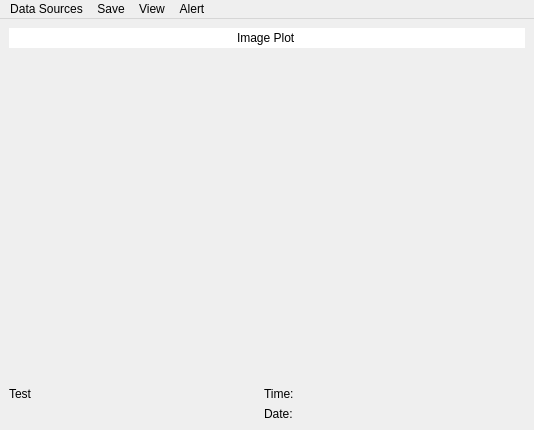
<?xml version="1.0" encoding="UTF-8"?>
<ui version="4.0">
 <class>MainWindow</class>
 <widget class="QMainWindow" name="MainWindow">
  <property name="geometry">
   <rect>
    <x>0</x>
    <y>0</y>
    <width>534</width>
    <height>430</height>
   </rect>
  </property>
  <property name="windowTitle">
   <string>MainWindow</string>
  </property>
  <widget class="QWidget" name="centralwidget">
   <layout class="QVBoxLayout" name="verticalLayout">
    <item>
     <widget class="QLineEdit" name="title">
      <property name="sizePolicy">
       <sizepolicy hsizetype="Expanding" vsizetype="Fixed">
        <horstretch>0</horstretch>
        <verstretch>0</verstretch>
       </sizepolicy>
      </property>
      <property name="focusPolicy">
       <enum>Qt::ClickFocus</enum>
      </property>
      <property name="text">
       <string>Image Plot</string>
      </property>
      <property name="frame">
       <bool>false</bool>
      </property>
      <property name="alignment">
       <set>Qt::AlignCenter</set>
      </property>
     </widget>
    </item>
    <item>
     <widget class="QWidget" name="plotFrame" native="true">
      <property name="sizePolicy">
       <sizepolicy hsizetype="Preferred" vsizetype="Expanding">
        <horstretch>0</horstretch>
        <verstretch>1</verstretch>
       </sizepolicy>
      </property>
      <property name="focusPolicy">
       <enum>Qt::ClickFocus</enum>
      </property>
     </widget>
    </item>
    <item>
     <widget class="ImageWindowSettings" name="settingsWidget" native="true"/>
    </item>
    <item>
     <layout class="QHBoxLayout" name="footerHBox">
      <item>
       <widget class="QLabel" name="infoLabel">
        <property name="sizePolicy">
         <sizepolicy hsizetype="Expanding" vsizetype="Preferred">
          <horstretch>0</horstretch>
          <verstretch>0</verstretch>
         </sizepolicy>
        </property>
        <property name="text">
         <string>Test</string>
        </property>
        <property name="alignment">
         <set>Qt::AlignLeading|Qt::AlignLeft|Qt::AlignTop</set>
        </property>
       </widget>
      </item>
      <item>
       <layout class="QVBoxLayout" name="verticalLayout_3">
        <item>
         <layout class="QHBoxLayout" name="horizontalLayout_3">
          <item>
           <widget class="QLabel" name="label_2">
            <property name="text">
             <string>Time:</string>
            </property>
           </widget>
          </item>
          <item>
           <widget class="QLabel" name="timeLabel">
            <property name="sizePolicy">
             <sizepolicy hsizetype="Expanding" vsizetype="Preferred">
              <horstretch>0</horstretch>
              <verstretch>0</verstretch>
             </sizepolicy>
            </property>
            <property name="text">
             <string/>
            </property>
           </widget>
          </item>
         </layout>
        </item>
        <item>
         <layout class="QHBoxLayout" name="horizontalLayout_2">
          <item>
           <widget class="QLabel" name="label_5">
            <property name="text">
             <string>Date:</string>
            </property>
           </widget>
          </item>
          <item>
           <widget class="QLabel" name="dateLabel">
            <property name="sizePolicy">
             <sizepolicy hsizetype="Expanding" vsizetype="Preferred">
              <horstretch>0</horstretch>
              <verstretch>0</verstretch>
             </sizepolicy>
            </property>
            <property name="text">
             <string/>
            </property>
           </widget>
          </item>
         </layout>
        </item>
       </layout>
      </item>
      <item>
       <widget class="QLabel" name="logoLabel">
        <property name="text">
         <string/>
        </property>
        <property name="pixmap">
         <pixmap resource="../images/resources.qrc">:/logo_48_transparent.png</pixmap>
        </property>
       </widget>
      </item>
     </layout>
    </item>
   </layout>
  </widget>
  <widget class="QMenuBar" name="menubar">
   <property name="geometry">
    <rect>
     <x>0</x>
     <y>0</y>
     <width>534</width>
     <height>22</height>
    </rect>
   </property>
   <widget class="QMenu" name="menuData_Sources">
    <property name="title">
     <string>Data Sources</string>
    </property>
    <addaction name="actionDefault"/>
   </widget>
   <widget class="QMenu" name="menuSave">
    <property name="title">
     <string>Save</string>
    </property>
    <addaction name="actionSaveToPNG"/>
   </widget>
   <widget class="QMenu" name="menuView">
    <property name="title">
     <string>View</string>
    </property>
    <addaction name="actionPlotSettings"/>
    <addaction name="actionX_axis"/>
    <addaction name="actionY_axis"/>
    <addaction name="actionHistogram"/>
    <addaction name="actionCrosshair"/>
    <addaction name="actionCircularROI"/>
    <addaction name="separator"/>
    <addaction name="actionReset_cache"/>
   </widget>
   <widget class="QMenu" name="menuAlert">
    <property name="title">
     <string>Alert</string>
    </property>
    <widget class="QMenu" name="menuSounds">
     <property name="enabled">
      <bool>true</bool>
     </property>
     <property name="title">
      <string>Sounds</string>
     </property>
     <addaction name="actionBeep"/>
     <addaction name="actionClick"/>
     <addaction name="actionPunch"/>
     <addaction name="actionWhack"/>
     <addaction name="actionSharp"/>
     <addaction name="actionGlass"/>
    </widget>
    <widget class="QMenu" name="menuVolume">
     <property name="title">
      <string>Volume</string>
     </property>
     <addaction name="actionHigh"/>
     <addaction name="actionMedium"/>
     <addaction name="actionLow"/>
    </widget>
    <addaction name="actionToggleAlert"/>
    <addaction name="menuSounds"/>
    <addaction name="menuVolume"/>
   </widget>
   <addaction name="menuData_Sources"/>
   <addaction name="menuSave"/>
   <addaction name="menuView"/>
   <addaction name="menuAlert"/>
  </widget>
  <action name="actionSaveToPNG">
   <property name="text">
    <string>Save to PNG</string>
   </property>
  </action>
  <action name="actionPlotSettings">
   <property name="checkable">
    <bool>true</bool>
   </property>
   <property name="checked">
    <bool>false</bool>
   </property>
   <property name="text">
    <string>Plot Settings</string>
   </property>
  </action>
  <action name="actionX_axis">
   <property name="checkable">
    <bool>true</bool>
   </property>
   <property name="checked">
    <bool>true</bool>
   </property>
   <property name="text">
    <string>X axis</string>
   </property>
  </action>
  <action name="actionY_axis">
   <property name="checkable">
    <bool>true</bool>
   </property>
   <property name="checked">
    <bool>true</bool>
   </property>
   <property name="text">
    <string>Y axis</string>
   </property>
  </action>
  <action name="actionHistogram">
   <property name="checkable">
    <bool>true</bool>
   </property>
   <property name="checked">
    <bool>true</bool>
   </property>
   <property name="text">
    <string>Histogram</string>
   </property>
  </action>
  <action name="actionAlert">
   <property name="checkable">
    <bool>true</bool>
   </property>
   <property name="text">
    <string>Alert</string>
   </property>
  </action>
  <action name="actionToggleAlert">
   <property name="checkable">
    <bool>true</bool>
   </property>
   <property name="checked">
    <bool>true</bool>
   </property>
   <property name="text">
    <string>Toggle Alert</string>
   </property>
  </action>
  <action name="actionBeep">
   <property name="checkable">
    <bool>true</bool>
   </property>
   <property name="checked">
    <bool>true</bool>
   </property>
   <property name="enabled">
    <bool>true</bool>
   </property>
   <property name="text">
    <string>beep</string>
   </property>
   <property name="toolTip">
    <string>beep</string>
   </property>
  </action>
  <action name="actionClick">
   <property name="checkable">
    <bool>true</bool>
   </property>
   <property name="text">
    <string>click</string>
   </property>
  </action>
  <action name="actionHigh">
   <property name="checkable">
    <bool>true</bool>
   </property>
   <property name="text">
    <string>High</string>
   </property>
  </action>
  <action name="actionMedium">
   <property name="checkable">
    <bool>true</bool>
   </property>
   <property name="checked">
    <bool>true</bool>
   </property>
   <property name="text">
    <string>Medium</string>
   </property>
  </action>
  <action name="actionLow">
   <property name="checkable">
    <bool>true</bool>
   </property>
   <property name="text">
    <string>Low</string>
   </property>
  </action>
  <action name="actionPunch">
   <property name="checkable">
    <bool>true</bool>
   </property>
   <property name="text">
    <string>punch</string>
   </property>
  </action>
  <action name="actionWhack">
   <property name="checkable">
    <bool>true</bool>
   </property>
   <property name="text">
    <string>whack</string>
   </property>
  </action>
  <action name="actionSharp">
   <property name="checkable">
    <bool>true</bool>
   </property>
   <property name="text">
    <string>sharp</string>
   </property>
  </action>
  <action name="actionGlass">
   <property name="checkable">
    <bool>true</bool>
   </property>
   <property name="text">
    <string>glass</string>
   </property>
  </action>
  <action name="actionCrosshair">
   <property name="checkable">
    <bool>true</bool>
   </property>
   <property name="text">
    <string>Crosshair</string>
   </property>
  </action>
  <action name="actionReset_cache">
   <property name="text">
    <string>Reset Cache</string>
   </property>
  </action>
  <action name="actionDefault">
   <property name="text">
    <string>default</string>
   </property>
  </action>
  <action name="actionCircularROI">
   <property name="checkable">
    <bool>true</bool>
   </property>
   <property name="text">
    <string>Circular ROI</string>
   </property>
  </action>
 </widget>
 <customwidgets>
  <customwidget>
   <class>ImageWindowSettings</class>
   <extends>QWidget</extends>
   <header>interface.ui.image_window_settings</header>
   <container>1</container>
  </customwidget>
 </customwidgets>
 <resources>
  <include location="../images/resources.qrc"/>
 </resources>
 <connections>
  <connection>
   <sender>title</sender>
   <signal>editingFinished()</signal>
   <receiver>plotFrame</receiver>
   <slot>setFocus()</slot>
   <hints>
    <hint type="sourcelabel">
     <x>266</x>
     <y>44</y>
    </hint>
    <hint type="destinationlabel">
     <x>266</x>
     <y>199</y>
    </hint>
   </hints>
  </connection>
 </connections>
</ui>
